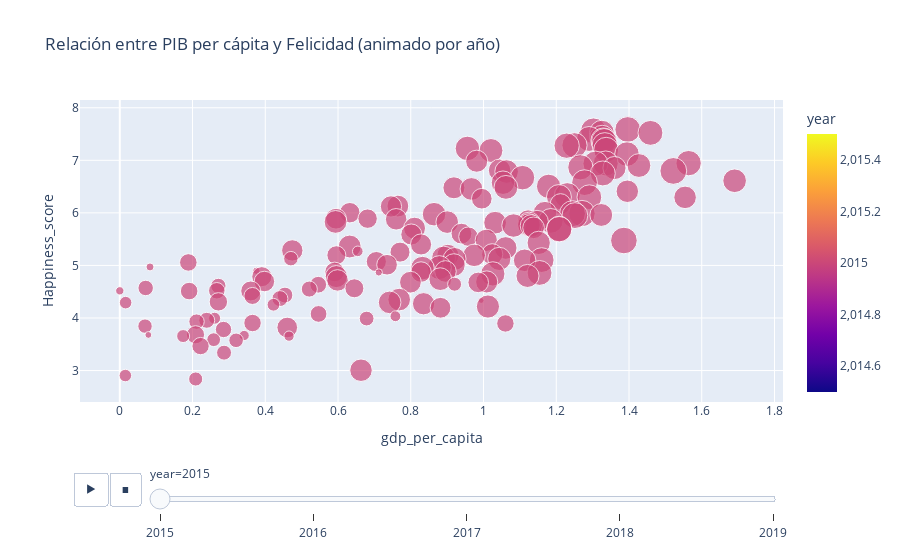

The code cell stored with this chart in its notebook:
### Code cell
# 2. Gráfica interactiva: PIB vs Felicidad
# ------------------------------------------
fig = px.scatter(
    df,
    x="gdp_per_capita",
    y="Happiness_score",
    color="region" if "region" in df.columns else "year",
    size="life_expectancy",
    hover_name="country",
    animation_frame="year",
    title="Relación entre PIB per cápita y Felicidad (animado por año)"
)
fig.show()

### Figure 1 — Plotly figure (JSON) as saved in the notebook; plotly's stock layout.template omitted (floating-point values rounded to 4 significant figures; data arrays with more than 128 entries replaced by an {"elided": "..."} marker saying what was removed)
{"data": [{"hovertemplate": "<b>%{hovertext}</b><br><br>year=%{marker.color}<br>gdp_per_capita=%{x}<br>Happiness_score=%{y}<br>life_expectancy=%{marker.size}<extra></extra>", "hovertext": {"elided": "158 str values"}, "legendgroup": "", "marker": {"color": {"elided": "158 int values"}, "coloraxis": "coloraxis", "size": {"elided": "158 float values"}, "sizemode": "area", "sizeref": 0.002853, "symbol": "circle"}, "mode": "markers", "name": "", "orientation": "v", "showlegend": false, "type": "scatter", "x": {"elided": "158 float values"}, "xaxis": "x", "y": {"elided": "158 float values"}, "yaxis": "y"}], "layout": {"coloraxis": {"colorbar": {"title": {"text": "year"}}, "colorscale": [[0, "#0d0887"], [0.1111, "#46039f"], [0.2222, "#7201a8"], [0.3333, "#9c179e"], [0.4444, "#bd3786"], [0.5556, "#d8576b"], [0.6667, "#ed7953"], [0.7778, "#fb9f3a"], [0.8889, "#fdca26"], [1, "#f0f921"]]}, "legend": {"itemsizing": "constant", "tracegroupgap": 0}, "sliders": [{"active": 0, "currentvalue": {"prefix": "year="}, "len": 0.9, "pad": {"b": 10, "t": 60}, "steps": [{"args": [["2015"], {"frame": {"duration": 0, "redraw": false}, "fromcurrent": true, "mode": "immediate", "transition": {"duration": 0, "easing": "linear"}}], "label": "2015", "method": "animate"}, {"args": [["2016"], {"frame": {"duration": 0, "redraw": false}, "fromcurrent": true, "mode": "immediate", "transition": {"duration": 0, "easing": "linear"}}], "label": "2016", "method": "animate"}, {"args": [["2017"], {"frame": {"duration": 0, "redraw": false}, "fromcurrent": true, "mode": "immediate", "transition": {"duration": 0, "easing": "linear"}}], "label": "2017", "method": "animate"}, {"args": [["2018"], {"frame": {"duration": 0, "redraw": false}, "fromcurrent": true, "mode": "immediate", "transition": {"duration": 0, "easing": "linear"}}], "label": "2018", "method": "animate"}, {"args": [["2019"], {"frame": {"duration": 0, "redraw": false}, "fromcurrent": true, "mode": "immediate", "transition": {"duration": 0, "easing": "linear"}}], "label": "2019", "method": "animate"}], "x": 0.1, "xanchor": "left", "y": 0, "yanchor": "top"}], "title": {"text": "Relación entre PIB per cápita y Felicidad (animado por año)"}, "updatemenus": [{"buttons": [{"args": [null, {"frame": {"duration": 500, "redraw": false}, "fromcurrent": true, "mode": "immediate", "transition": {"duration": 500, "easing": "linear"}}], "label": "&#9654;", "method": "animate"}, {"args": [[null], {"frame": {"duration": 0, "redraw": false}, "fromcurrent": true, "mode": "immediate", "transition": {"duration": 0, "easing": "linear"}}], "label": "&#9724;", "method": "animate"}], "direction": "left", "pad": {"r": 10, "t": 70}, "showactive": false, "type": "buttons", "x": 0.1, "xanchor": "right", "y": 0, "yanchor": "top"}], "xaxis": {"anchor": "y", "domain": [0, 1], "title": {"text": "gdp_per_capita"}}, "yaxis": {"anchor": "x", "domain": [0, 1], "title": {"text": "Happiness_score"}}}}
